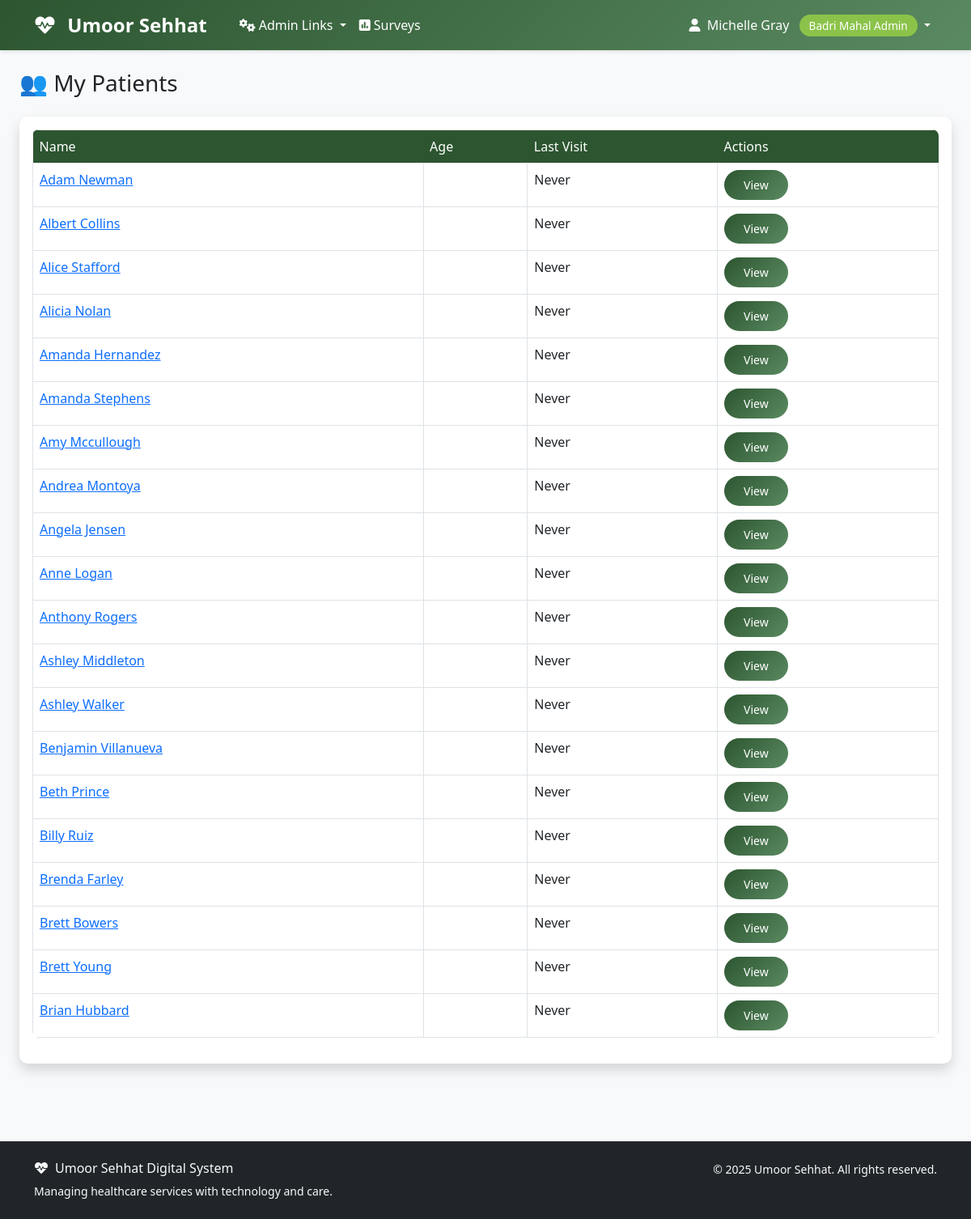
Screenshot of /doctordirectory/patients/ (signed in) with the database file from the repository.
### accounts/models.py (models this page shows, shortened)
class User(AbstractUser):
    ROLE_CHOICES = [
        ('aamil', 'Aamil'),
        ('moze_coordinator', 'Moze Coordinator'),
        ('doctor', 'Doctor'),
        ('student', 'Student'),
        ('badri_mahal_admin', 'Badri Mahal Admin'),
    ]
    role = models.CharField(max_length=20, choices=ROLE_CHOICES, default='student')
    its_id = models.CharField(
        max_length=8,
        unique=True,
        null=True,
        blank=True,
        validators=[RegexValidator(
            regex=r'^\d{8}$',
            message='ITS ID must be exactly 8 digits',
            code='invalid_its_id'
        )],
        help_text='8-digit ITS ID'
    )
    phone_number = models.CharField(max_length=15, blank=True, null=True)
    profile_photo = models.URLField(blank=True, null=True)
    arabic_name = models.CharField(max_length=100, blank=True, null=True)
    age = models.PositiveIntegerField(blank=True, null=True)
    verified_certificate = models.FileField(upload_to='certificates/', blank=True, null=True)
    specialty = models.CharField(max_length=100, blank=True, null=True)
    college = models.CharField(max_length=100, blank=True, null=True)  # For students
    specialization = models.CharField(max_length=100, blank=True, null=True)  # For students
    created_at = models.DateTimeField(auto_now_add=True)
    updated_at = models.DateTimeField(auto_now=True)
    def get_full_name(self):
        if self.arabic_name:
            return self.arabic_name
        return super().get_full_name() or self.username
    @property
    def is_aamil(self):
        return self.role == 'aamil'
    @property
    def is_moze_coordinator(self):
        return self.role == 'moze_coordinator'
    @property
    def is_doctor(self):
        return self.role == 'doctor'
    @property
    def is_student(self):
        return self.role == 'student'
    @property
    def is_admin(self):
        return self.role == 'badri_mahal_admin' or self.is_superuser
    class Meta:
        verbose_name = 'User'
        verbose_name_plural = 'Users'
        ordering = ['first_name', 'last_name']

### doctordirectory/models.py (models this page shows, shortened)
class Patient(models.Model):
    user = models.OneToOneField(
        settings.AUTH_USER_MODEL,
        on_delete=models.CASCADE,
        related_name='patient_profile'
    )
    date_of_birth = models.DateField(blank=True, null=True)
    gender = models.CharField(
        max_length=10,
        choices=[('M', 'Male'), ('F', 'Female'), ('O', 'Other')],
        blank=True,
        null=True
    )
    blood_group = models.CharField(
        max_length=5,
        choices=[
            ('A+', 'A+'), ('A-', 'A-'), ('B+', 'B+'), ('B-', 'B-'),
            ('AB+', 'AB+'), ('AB-', 'AB-'), ('O+', 'O+'), ('O-', 'O-')
        ],
        blank=True,
        null=True
    )
    emergency_contact = models.CharField(max_length=15, blank=True, null=True)
    medical_history = models.TextField(blank=True, null=True)
    allergies = models.TextField(blank=True, null=True)
    current_medications = models.TextField(blank=True, null=True)
    created_at = models.DateTimeField(auto_now_add=True)
    updated_at = models.DateTimeField(auto_now=True)
    class Meta:
        ordering = ['user__first_name', 'user__last_name']
        verbose_name = 'Patient'
        verbose_name_plural = 'Patients'

### doctordirectory/views.py (the view, shortened to what this page needs)
# urls.py: path('patients/', views.patient_list, name='patient_list'),
@login_required
def patient_list(request):
    user = request.user
    if not (user.is_doctor or user.is_admin or user.is_moze_coordinator):
        messages.error(request, "You don't have permission to view patients.")
        return redirect('/')
    if user.is_doctor:
        try:
            doctor = Doctor.objects.get(user=user)
            patients = Patient.objects.filter(
                appointments__doctor=doctor
            ).distinct().select_related('user')
        except Doctor.DoesNotExist:
            patients = Patient.objects.none()
    else:
        patients = Patient.objects.all().select_related('user')
    search = request.GET.get('search')
    paginator = Paginator(patients, 20)
    page_number = request.GET.get('page')
    page_obj = paginator.get_page(page_number)
    context = {
        'patients': page_obj,
        'search_query': search or '',
        'total_patients': patients.count(),
    }
    return render(request, 'doctordirectory/patient_list.html', context)

### templates/doctordirectory/patient_list.html (shortened to what this page needs)
{% extends 'base.html' %}
{% block content %}
<div class="container-fluid">
    <div class="row mb-4">
        <div class="col-12">
            <h1 class="h3 mb-0 text-gray-800">👥 My Patients</h1>
        </div>
    </div>
    <div class="card shadow mb-4">
        <div class="card-body">
            {% if patients %}
                <div class="table-responsive">
                    <table class="table table-bordered">
                        <thead>
                            <tr><th>Name</th><th>Age</th><th>Last Visit</th><th>Actions</th></tr>
                        </thead>
                        <tbody>
                            {% for patient in patients %}
                            <tr>
                                <td><a href="{% url 'doctordirectory:patient_detail' patient.pk %}">{{ patient.user.get_full_name }}</a></td>
                                <td>{{ patient.age }}</td>
                                <td>{{ patient.last_visit|date:"M d, Y"|default:"Never" }}</td>
                                <td><a href="{% url 'doctordirectory:patient_detail' patient.pk %}" class="btn btn-sm btn-primary">View</a></td>
                            </tr>
                            {% endfor %}
                        </tbody>
                    </table>
                </div>
            {% else %}
                <p class="text-muted">No patients assigned yet.</p>
            {% endif %}
        </div>
    </div>
</div>
{% endblock %}

### templates/base.html (shortened to what this page needs)
<!DOCTYPE html>
<html lang="en">
<head>
    <link href="https://cdn.jsdelivr.net/npm/bootstrap@5.3.0/dist/css/bootstrap.min.css" rel="stylesheet">
    <link href="https://cdnjs.cloudflare.com/ajax/libs/font-awesome/6.0.0/css/all.min.css" rel="stylesheet">
</head>
<body>
    <nav class="navbar navbar-expand-lg navbar-custom">
        <div class="container">
            <a class="navbar-brand text-white" href="{% url 'dashboard' %}">
                <i class="fas fa-heartbeat me-2"></i>
                Umoor Sehhat
            </a>
            <div class="collapse navbar-collapse" id="navbarNav">
                {% if user.is_authenticated %}
                    <ul class="navbar-nav me-auto">
                        {% if user.is_admin %}
                            <li class="nav-item dropdown">
                                <a class="nav-link dropdown-toggle" href="#" id="adminDropdown" role="button" data-bs-toggle="dropdown" aria-expanded="false">
                                    <i class="fas fa-cogs me-1"></i>Admin Links
                                </a>
                            </li>
                        {% endif %}
                        <li class="nav-item">
                            <a class="nav-link" href="{% url 'surveys:list' %}" class="text-decoration-none">
                                <i class="fas fa-poll me-1"></i>Surveys
                            </a>
                        </li>
                    </ul>
                    <ul class="navbar-nav">
                        <li class="nav-item dropdown">
                            <a class="nav-link dropdown-toggle" href="#" id="navbarDropdown" role="button" data-bs-toggle="dropdown">
                                <i class="fas fa-user me-1"></i>
                                {{ user.get_full_name|default:user.username }}
                                <span class="role-badge ms-2">{{ user.get_role_display }}</span>
                            </a>
                        </li>
                    </ul>
                {% endif %}
            </div>
        </div>
    </nav>
    <main class="container-fluid py-4">
        {% block content %}{% endblock %}
    </main>
    <footer class="bg-dark text-light py-4 mt-5">
        <div class="container">
            <div class="row">
                <div class="col-md-6">
                    <h6><i class="fas fa-heartbeat me-2"></i>Umoor Sehhat Digital System</h6>
                    <p class="small mb-0">Managing healthcare services with technology and care.</p>
                </div>
                <div class="col-md-6 text-md-end">
                    <p class="small mb-0">
                        &copy; {% now "Y" %} Umoor Sehhat. All rights reserved.
                    </p>
                </div>
            </div>
        </div>
    </footer>
</body>
</html>

### templates/base.html (style rules this page uses)
:root { --primary-color: #2c5530; --secondary-color: #5a8a61; --accent-color: #8bc34a; --text-dark: #2d3436; --bg-light: #f8f9fa; }
body { font-family: 'Segoe UI', Tahoma, Geneva, Verdana, sans-serif; background-color: var(--bg-light); }
.navbar-brand { font-weight: bold; color: white !important; font-size: 1.5rem; margin-right: 2rem; }
.navbar-custom { background: linear-gradient(135deg, var(--primary-color), var(--secondary-color)); box-shadow: 0 2px 4px rgba(0,0,0,.1); }
.navbar-custom .navbar-nav .nav-link { color: white !important; font-weight: 500; transition: all 0.3s ease; }
.card { border: none; border-radius: 10px; box-shadow: 0 4px 6px rgba(0,0,0,.1); transition: transform 0.3s ease; }
.btn-primary { background: linear-gradient(135deg, var(--primary-color), var(--secondary-color)); border: none; border-radius: 25px; padding: 8px 24px; font-weight: 500; transition: all 0.3s ease; }
.role-badge { background: var(--accent-color); color: white; padding: 4px 12px; border-radius: 20px; font-size: 0.85rem; font-weight: 500; }
.table { border-radius: 8px; overflow: hidden; }
.table thead th { border: none; background: var(--primary-color); color: white; font-weight: 500; }

### rows the page displays
User: get_full_name "Michelle Gray", role "Badri Mahal Admin"
Patient: user.get_full_name "Adam Newman", last_visit "Never"
Patient: user.get_full_name "Albert Collins", last_visit "Never"
Patient: user.get_full_name "Alice Stafford", last_visit "Never"
Patient: user.get_full_name "Alicia Nolan", last_visit "Never"
Patient: user.get_full_name "Amanda Hernandez", last_visit "Never"
Patient: user.get_full_name "Amanda Stephens", last_visit "Never"
Patient: user.get_full_name "Amy Mccullough", last_visit "Never"
Patient: user.get_full_name "Andrea Montoya", last_visit "Never"
Patient: user.get_full_name "Angela Jensen", last_visit "Never"
Patient: user.get_full_name "Anne Logan", last_visit "Never"
Patient: user.get_full_name "Anthony Rogers", last_visit "Never"
Patient: user.get_full_name "Ashley Middleton", last_visit "Never"
Patient: user.get_full_name "Ashley Walker", last_visit "Never"
Patient: user.get_full_name "Benjamin Villanueva", last_visit "Never"
Patient: user.get_full_name "Beth Prince", last_visit "Never"
Patient: user.get_full_name "Billy Ruiz", last_visit "Never"
Patient: user.get_full_name "Brenda Farley", last_visit "Never"
Patient: user.get_full_name "Brett Bowers", last_visit "Never"
Patient: user.get_full_name "Brett Young", last_visit "Never"
Patient: user.get_full_name "Brian Hubbard", last_visit "Never"
